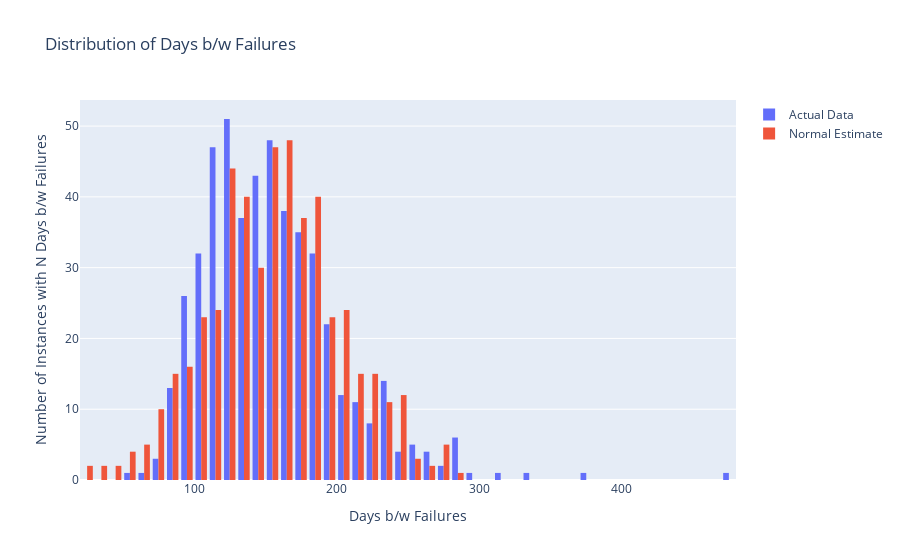

This figure's notebook cell:
### Code cell
# estimate parameters for gaussian
gaussian_mean = 155
gaussian_std = 48

gaussian_samples = np.random.normal(
    loc=gaussian_mean,
    scale=gaussian_std,
    size=n_points,
)

fig = visualize(
    gaussian_samples,
    fig=fig,
    fig_title="Distribution of Days b/w Failures",
    x_title="Days b/w Failures",
    y_title="Number of Instances with N Days b/w Failures",
    trace_name="Normal Estimate"
)
fig.show()

### Figure 1 — Plotly figure (JSON) as saved in the notebook; plotly's stock layout.template omitted (floating-point values rounded to 4 significant figures; data arrays with more than 128 entries replaced by an {"elided": "..."} marker saying what was removed)
{"data": [{"name": "Actual Data", "type": "histogram", "x": {"elided": "500 float values"}}, {"name": "Normal Estimate", "type": "histogram", "x": {"elided": "500 float values"}}], "layout": {"title": {"text": "Distribution of Days b/w Failures"}, "xaxis": {"title": {"text": "Days b/w Failures"}}, "yaxis": {"title": {"text": "Number of Instances with N Days b/w Failures"}}}}
